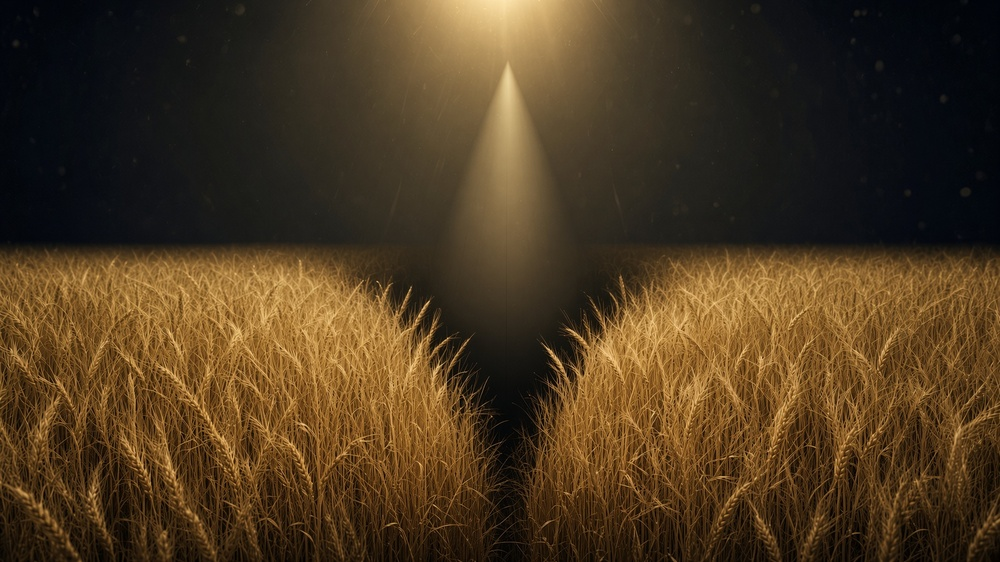
#> input picture docs/frames/f1-the-room-candidate.jpg, 1000 x 562 px, shrunk from 1792 x 1008 before the run
$ python measure-frame.py ../docs/frames/f1-the-room-candidate.jpg
#> lines starting #> are read from the running program, lines starting #| are printed output that depends on the picture
"""Read the layout of an approved frame as numbers.

The layout is Jacob's and it lives in the picture. This pulls out the few
numbers the build has to hit so they come from the image, not from my eye:

  - where the field's top edge sits, as a fraction of frame height
  - the V of darkness: its apex, and its half width at each height
  - the column of light above the field: centre, width, how it fades
  - the colour of the lit wheat and of its brightest heads

  artlab-env/Scripts/python.exe tools/measure-frame.py docs/frames/f1-the-room-candidate.jpg
"""
import sys

import numpy as np
from PIL import Image

path = sys.argv[1]
im = Image.open(path).convert("RGB")
#> im is the input picture: PIL image 1000x562 RGB; mean R, G, B 76.5, 57.2, 32.6
rgb = np.asarray(im).astype(np.float32) / 255.0
H, W, _ = rgb.shape
#> H = 562; W = 1000
lum = rgb @ np.array([0.2126, 0.7152, 0.0722], dtype=np.float32)
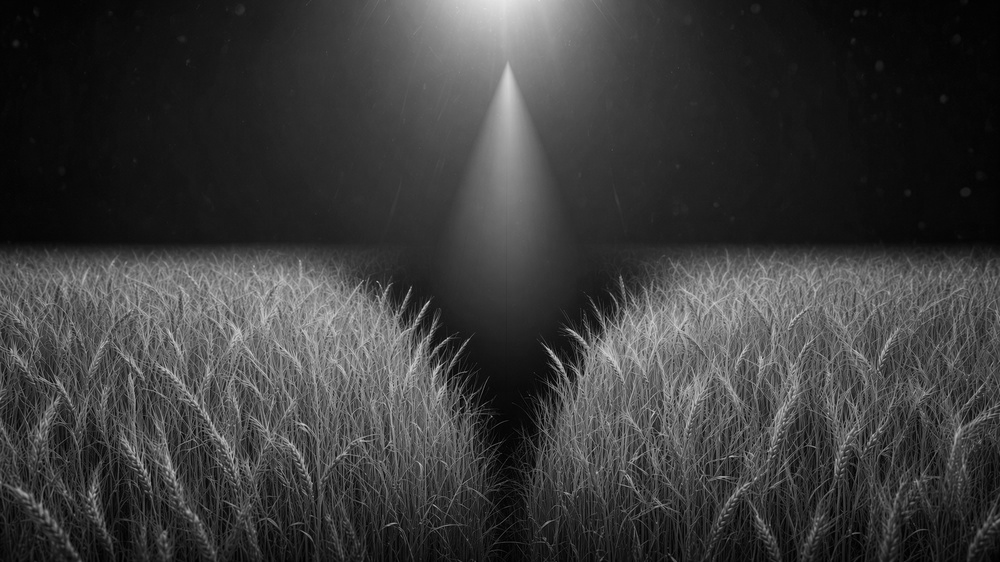
#> lum: shape (562, 1000) float32; min 0.000834, max 0.902, mean 0.234
print(f"{path}  {W}x{H}")
#| ../docs/frames/f1-the-room-candidate.jpg  1000x562

# ---- the field's top edge: rows where the outer thirds turn bright
outer = np.concatenate([lum[:, : W // 3], lum[:, -W // 3 :]], axis=1)
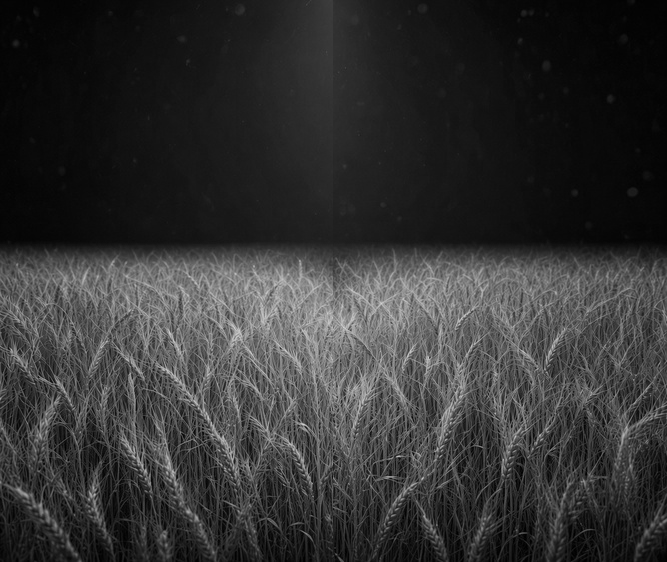
#> outer: shape (562, 667) float32; min 0.000834, max 0.828, mean 0.205
row_mean = outer.mean(axis=1)
#> row_mean = 562 values, max 0.478 at index 288, min 0.0668 at index 0, mean 0.205
field_rows = np.where(row_mean > 0.12)[0]
#> field_rows = 300 values from 246 to 545
top = int(field_rows.min()) if field_rows.size else -1
#> top = 246
print(f"field top edge at row {top} = {top / H:.3f} of height (from top)")
#| field top edge at row 246 = 0.438 of height (from top)
# how soft is that edge: rows from 20% to 80% of the field's plateau level
plateau = np.median(row_mean[top + 40 : top + 200]) if top >= 0 else 0
#> plateau = 0.368
r20 = int(np.argmax(row_mean > plateau * 0.2))
#> r20 = 22
r80 = int(np.argmax(row_mean > plateau * 0.8))
#> r80 = 260
print(f"edge softness: {r80 - r20} rows = {(r80 - r20) / H:.3f} of height  (plateau {plateau:.2f})")
#| edge softness: 238 rows = 0.423 of height  (plateau 0.37)

# ---- the V: for each field row, the dark run around the centre
print("the V of darkness (half width as fraction of frame width):")
apex = None
for frac in (0.98, 0.9, 0.8, 0.7, 0.6, 0.5):
    r = int(top + (H - top) * frac) if top >= 0 else int(H * frac)
    r = min(r, H - 1)
    row = lum[r]
    c = W // 2
    thr = 0.06
    l = c
    while l > 0 and row[l] < thr:
        l -= 1
    rr = c
    while rr < W - 1 and row[rr] < thr:
        rr += 1
    half = (rr - l) / 2 / W
    print(f"  row {r} ({r / H:.2f} of height): half width {half:.3f}")
    if half < 0.01 and apex is None:
        apex = r
#> this loop made 6 passes
#> (r, apex) on pass 1: (555, 555)
#> r on passes 2 to 6: 530, 498, 467, 435, 404
#|   row 555 (0.99 of height): half width 0.004
#|   row 530 (0.94 of height): half width 0.004
#|   row 498 (0.89 of height): half width 0.000
#|   row 467 (0.83 of height): half width 0.000
#|   row 435 (0.77 of height): half width 0.007
#|   row 404 (0.72 of height): half width 0.012
#> after the loop, apex = 555
# find the apex: lowest row where the centre is still dark
centre_dark = np.where(lum[:, W // 2 - 4 : W // 2 + 4].mean(axis=1) < 0.06)[0]
#> centre_dark = 98 values from 380 to 561
if centre_dark.size:
    print(f"centre column dark down to row {centre_dark.max()} = {centre_dark.max() / H:.3f} of height")
#| centre column dark down to row 561 = 0.998 of height

# ---- the column of light above the field
sky = lum[: max(top, 1)]
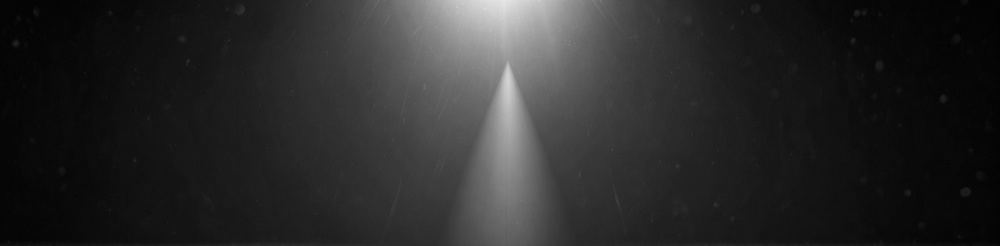
#> sky: shape (246, 1000) float32; min 0.00759, max 0.902, mean 0.165
col_mean = sky.mean(axis=0)
#> col_mean = 1000 values, max 0.632 at index 508, min 0.0184 at index 999, mean 0.165
peak = int(np.argmax(col_mean))
#> peak = 508
above = np.where(col_mean > col_mean.max() * 0.5)[0]
#> above = 160 values from 414 to 573
print(f"light column: centre {peak / W:.3f} of width, half-max width {(above.max() - above.min()) / W:.3f} of width")
#| light column: centre 0.508 of width, half-max width 0.159 of width
for frac in (0.02, 0.15, 0.3, 0.45):
    r = int(H * frac)
    print(f"  at {frac:.2f} of height: peak lum {lum[r].max():.2f}, mean {lum[r].mean():.3f}")
#> this loop made 4 passes
#|   at 0.02 of height: peak lum 0.85, mean 0.221
#|   at 0.15 of height: peak lum 0.82, mean 0.177
#|   at 0.30 of height: peak lum 0.56, mean 0.146
#|   at 0.45 of height: peak lum 0.34, mean 0.205

# ---- colour
field = rgb[top + 40 :, :][lum[top + 40 :, :] > 0.15]
bright = rgb[lum > np.percentile(lum, 99)]
print("lit wheat mean rgb :", np.round(field.mean(axis=0), 3), " lum", round(float(lum[top + 40 :][lum[top + 40 :] > 0.15].mean()), 3))
#| lit wheat mean rgb : [0.474 0.329 0.153]  lum 0.348
print("brightest 1% rgb   :", np.round(bright.mean(axis=0), 3))
#| brightest 1% rgb   : [0.87  0.728 0.484]
print("frame: black share (<0.03)", f"{100 * (lum < 0.03).mean():.0f}%", " above 0.5:", f"{100 * (lum > 0.5).mean():.1f}%")
#| frame: black share (<0.03) 4%  above 0.5: 8.6%

$ run again, with docs/frames/f1-the-field-painted.png saved as docs/frames/f1-the-room-candidate.jpg
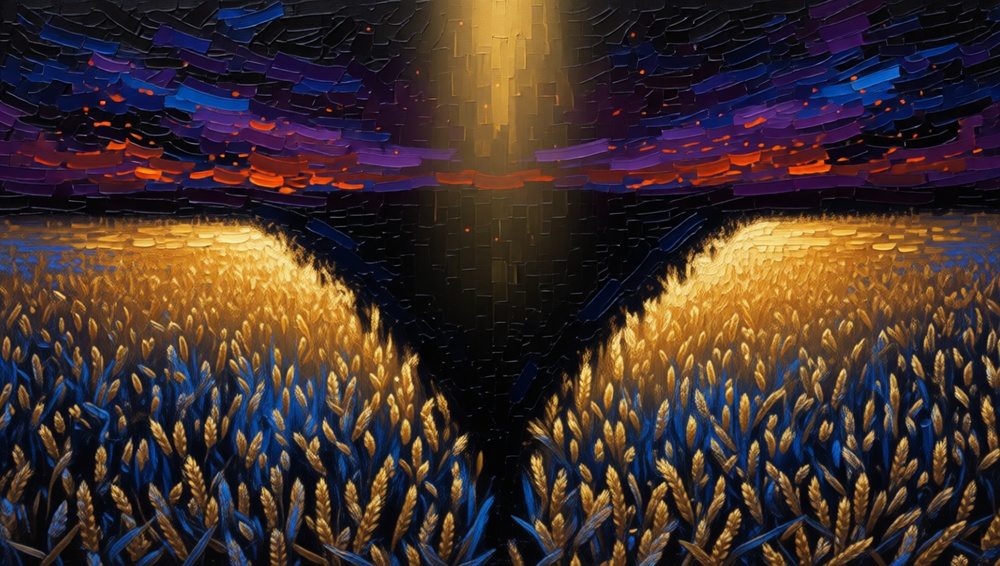
#> input picture docs/frames/f1-the-field-painted.png, 1000 x 566 px, shrunk from 1328 x 752 before the run
#> im is the input picture: PIL image 1000x566 RGB; mean R, G, B 64.4, 48.3, 44.2
#| ../docs/frames/f1-the-room-candidate.jpg  1000x566
#> `outer = np.concatenate([lum[:, : W // 3], lum[:, -W // 3 :]], axis=1)`:
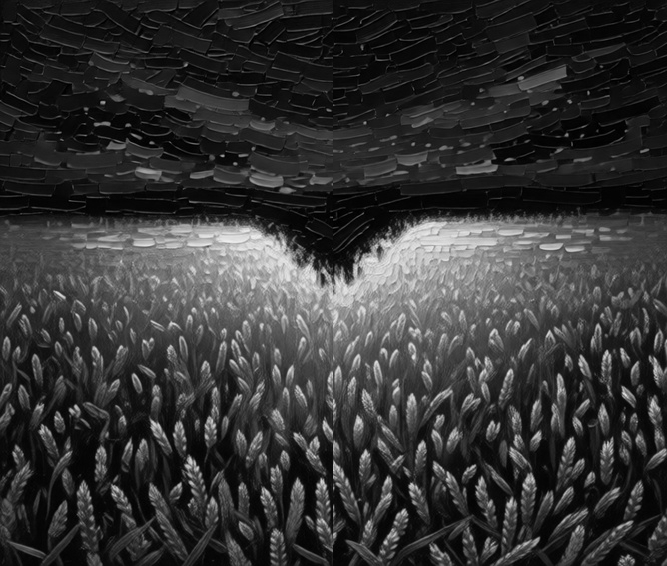
#> outer: shape (566, 667) float32; min 0, max 0.946, mean 0.208
#> row_mean = 566 values, max 0.513 at index 244, min 0.0398 at index 199, mean 0.208
#> field_rows = 393 values from 109 to 560
#> top = 109
#| field top edge at row 109 = 0.193 of height (from top)
#> plateau = 0.397
#> r20 = 0
#> r80 = 225
#| edge softness: 225 rows = 0.398 of height  (plateau 0.40)
#> the loop `for frac in (0.98, 0.9, 0.8, 0.7, 0.6, 0.5):` made 6 passes
#> (r, apex) on pass 1: (556, 556)
#> (printed output is left out)
#> after the loop `for frac in (0.98, 0.9, 0.8, 0.7, 0.6, 0.5):`: apex = 556
#> centre_dark = 251 values from 309 to 565
#| centre column dark down to row 565 = 0.998 of height
#> `sky = lum[: max(top, 1)]`:
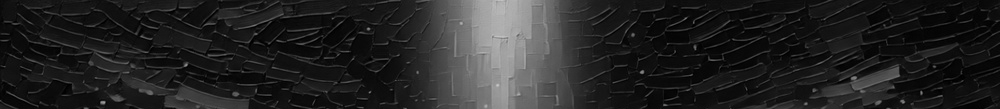
#> sky: shape (109, 1000) float32; min 0, max 0.786, mean 0.144
#> col_mean = 1000 values, max 0.649 at index 502, min 0.0519 at index 958, mean 0.144
#> peak = 502
#> above = 111 values from 448 to 558
#| light column: centre 0.502 of width, half-max width 0.110 of width
#> the loop `for frac in (0.02, 0.15, 0.3, 0.45):` made 4 passes
#|   at 0.02 of height: peak lum 0.73, mean 0.148
#|   at 0.15 of height: peak lum 0.74, mean 0.150
#|   at 0.30 of height: peak lum 0.55, mean 0.193
#|   at 0.45 of height: peak lum 0.89, mean 0.338
#| lit wheat mean rgb : [0.458 0.334 0.224]  lum 0.353
#| brightest 1% rgb   : [0.955 0.826 0.49 ]
#| frame: black share (<0.03) 9%  above 0.5: 8.8%

$ run again, with docs/frames/f1-the-plain.png saved as docs/frames/f1-the-room-candidate.jpg
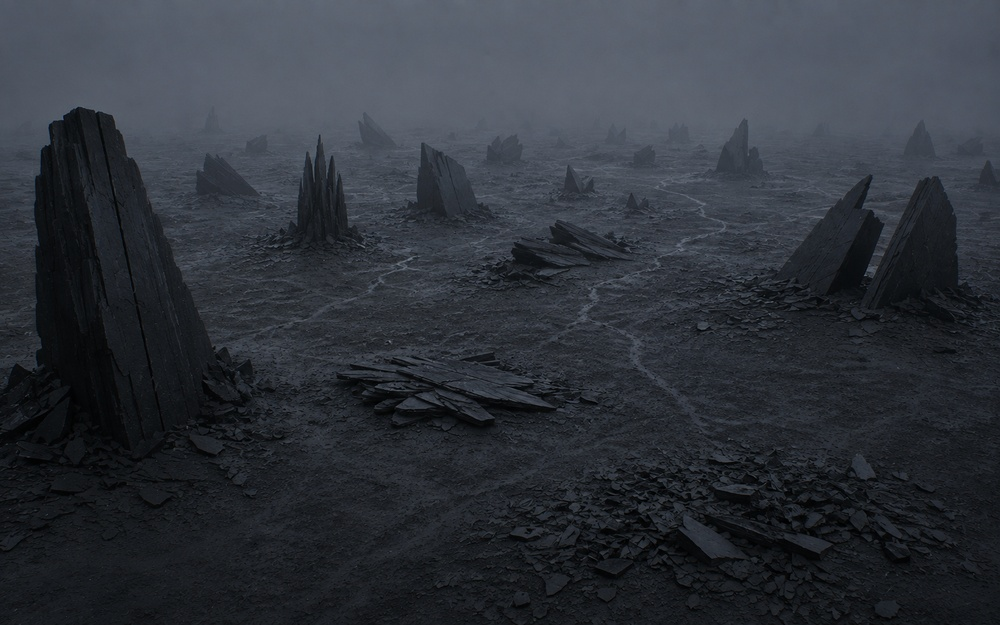
#> input picture docs/frames/f1-the-plain.png, 1000 x 625 px, shrunk from 1586 x 992 before the run
#> im is the input picture: PIL image 1000x625 RGB; mean R, G, B 46.9, 51.4, 58.9
#| ../docs/frames/f1-the-room-candidate.jpg  1000x625
#> `outer = np.concatenate([lum[:, : W // 3], lum[:, -W // 3 :]], axis=1)`:
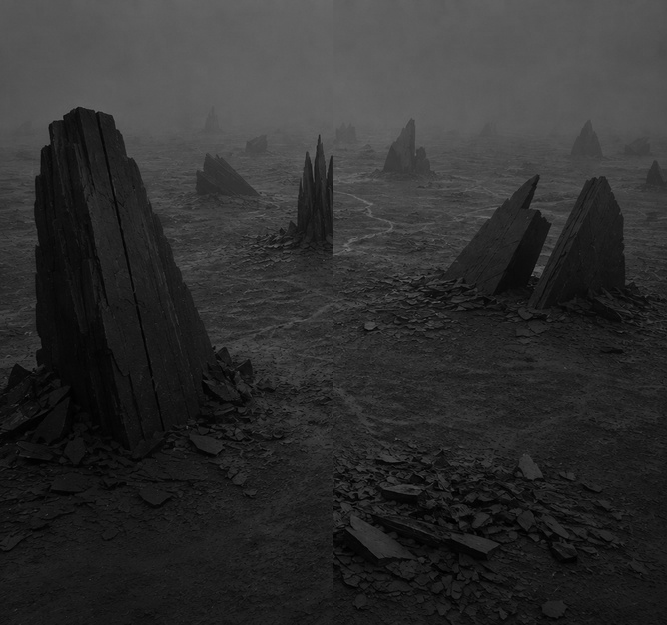
#> outer: shape (625, 667) float32; min 0, max 0.461, mean 0.189
#> row_mean = 625 values, max 0.363 at index 2, min 0.0933 at index 624, mean 0.189
#> field_rows = 405 values from 0 to 446
#> top = 0
#| field top edge at row 0 = 0.000 of height (from top)
#> plateau = 0.334
#> r20 = 0
#| edge softness: 0 rows = 0.000 of height  (plateau 0.33)
#> the loop `for frac in (0.98, 0.9, 0.8, 0.7, 0.6, 0.5):` made 6 passes
#> (r, apex) on pass 1: (612, 612)
#> (printed output is left out)
#> after the loop `for frac in (0.98, 0.9, 0.8, 0.7, 0.6, 0.5):`: apex = 612
#> centre_dark = [400, 401, 403, 404, 405, 406, 407, 408, 409, 608]
#| centre column dark down to row 608 = 0.973 of height
#> col_mean = 1000 values, max 0.412 at index 463, min 0.312 at index 999, mean 0.372
#> peak = 463
#> above = 1000 values from 0 to 999
#| light column: centre 0.463 of width, half-max width 0.999 of width
#> the loop `for frac in (0.02, 0.15, 0.3, 0.45):` made 4 passes
#|   at 0.02 of height: peak lum 0.40, mean 0.368
#|   at 0.15 of height: peak lum 0.40, mean 0.368
#|   at 0.30 of height: peak lum 0.39, mean 0.238
#|   at 0.45 of height: peak lum 0.37, mean 0.168
#| lit wheat mean rgb : [0.246 0.268 0.305]  lum 0.266
#| brightest 1% rgb   : [0.369 0.398 0.445]
#| frame: black share (<0.03) 2%  above 0.5: 0.0%

$ run again, with docs/frames/f3-the-fold.png saved as docs/frames/f1-the-room-candidate.jpg
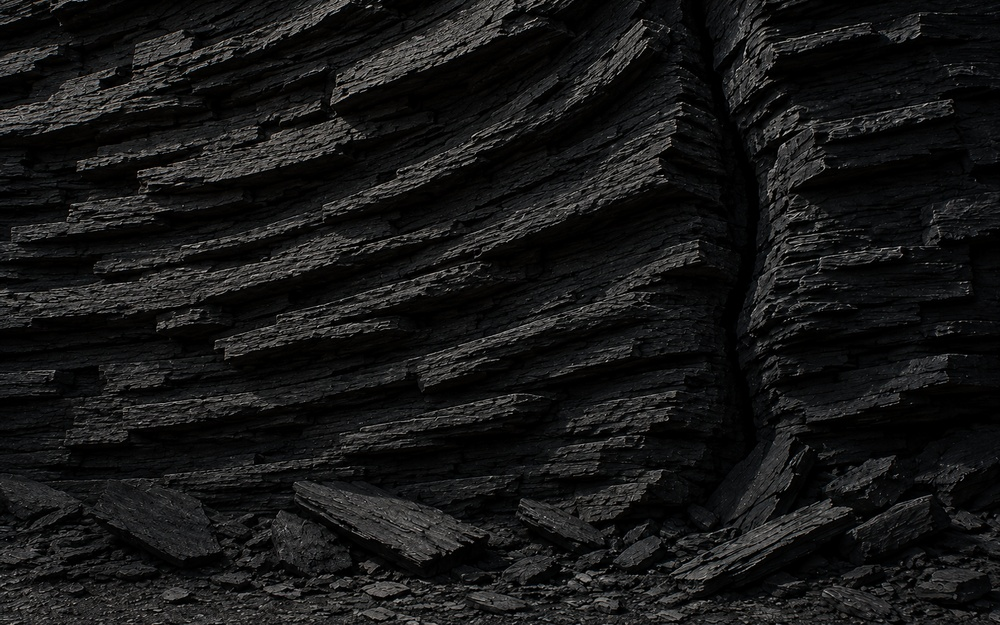
#> input picture docs/frames/f3-the-fold.png, 1000 x 625 px, shrunk from 1586 x 992 before the run
#> im is the input picture: PIL image 1000x625 RGB; mean R, G, B 22.5, 22.7, 22.5
#| ../docs/frames/f1-the-room-candidate.jpg  1000x625
#> `outer = np.concatenate([lum[:, : W // 3], lum[:, -W // 3 :]], axis=1)`:
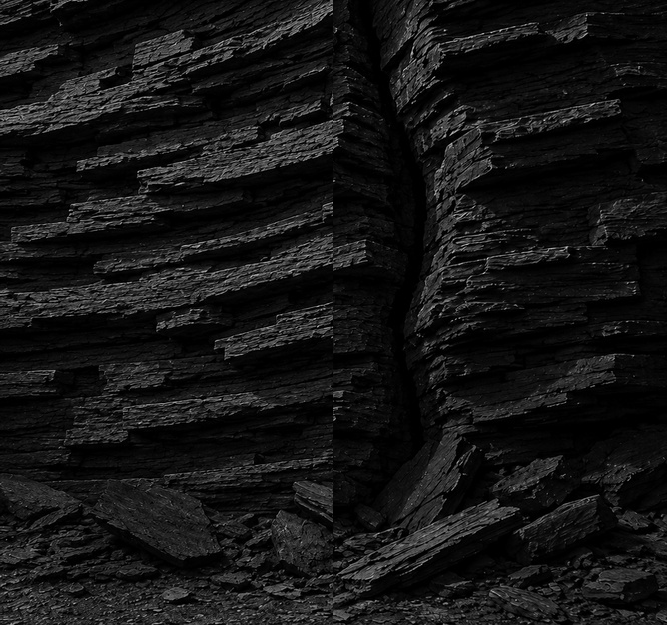
#> outer: shape (625, 667) float32; min 0, max 0.831, mean 0.0846
#> row_mean = 625 values, max 0.174 at index 616, min 0.0325 at index 352, mean 0.0846
#> field_rows = 38 values from 105 to 624
#> top = 105
#| field top edge at row 105 = 0.168 of height (from top)
#> plateau = 0.0905
#> r20 = 0
#> r80 = 22
#| edge softness: 22 rows = 0.035 of height  (plateau 0.09)
#> the loop `for frac in (0.98, 0.9, 0.8, 0.7, 0.6, 0.5):` made 6 passes
#> (r, apex) on pass 1: (614, 614)
#> (printed output is left out)
#> after the loop `for frac in (0.98, 0.9, 0.8, 0.7, 0.6, 0.5):`: apex = 614
#> centre_dark = 349 values from 26 to 614
#| centre column dark down to row 614 = 0.982 of height
#> `sky = lum[: max(top, 1)]`:
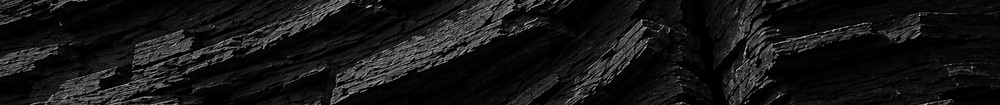
#> sky: shape (105, 1000) float32; min 0, max 0.792, mean 0.0861
#> col_mean = 1000 values, max 0.208 at index 740, min 0.0126 at index 705, mean 0.0861
#> peak = 740
#> above = 323 values from 7 to 771
#| light column: centre 0.740 of width, half-max width 0.764 of width
#> the loop `for frac in (0.02, 0.15, 0.3, 0.45):` made 4 passes
#|   at 0.02 of height: peak lum 0.57, mean 0.070
#|   at 0.15 of height: peak lum 0.70, mean 0.068
#|   at 0.30 of height: peak lum 0.61, mean 0.067
#|   at 0.45 of height: peak lum 0.64, mean 0.090
#| lit wheat mean rgb : [0.253 0.252 0.25 ]  lum 0.252
#| brightest 1% rgb   : [0.503 0.499 0.492]
#| frame: black share (<0.03) 38%  above 0.5: 0.4%
